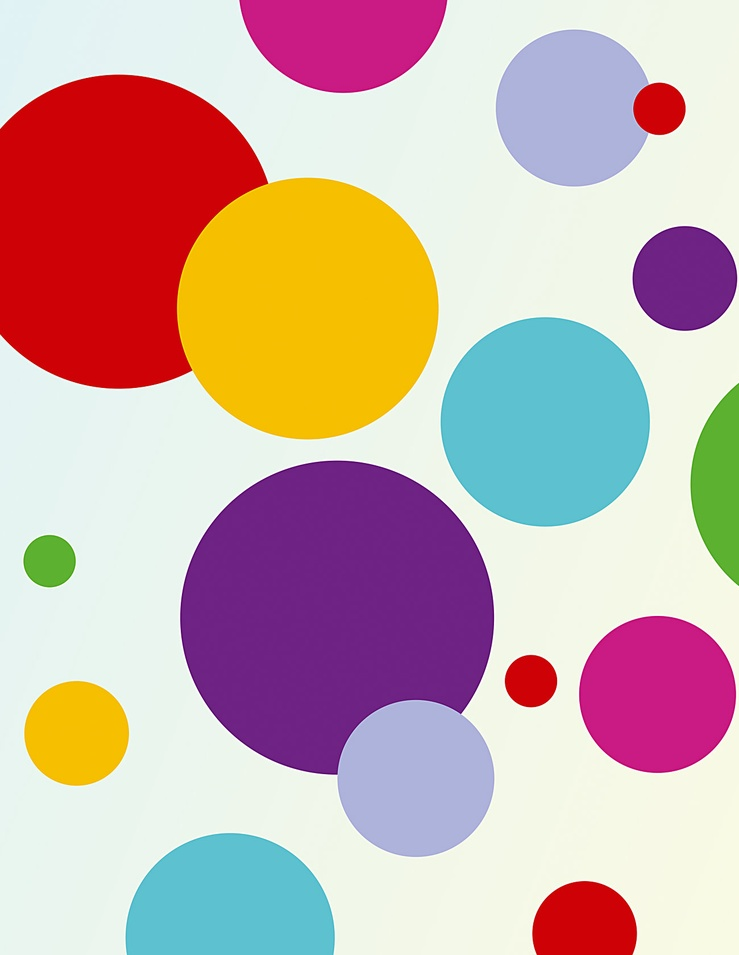
#> input picture images/01.jpg, 739 x 955 px, shrunk from 1300 x 1679 before the run
$ python -i hough_transform.py   (imports and definitions only)
#> lines starting #> are read from the running program, lines starting #| are printed output that depends on the picture; after the words box and inside, x2 and y2 are one past the last pixel; in counts of white or black regions, pixels touching at a corner belong together
### helper.py
import os


def file_output_path(path, sub_folder):
    directory = os.path.dirname(path)
    basename = os.path.basename(path)
    folder_path = f"{directory}/output/{sub_folder}"

    os.makedirs(folder_path, exist_ok=True)

    return f"{folder_path}/{basename}"

### hough_transform.py
import cv2
import numpy as np

from helper import file_output_path


def circles_detect(path: str):
#> called with path = 'images/01.jpg'
    image = cv2.imread(path)
#> image is the input picture: shape (955, 739, 3); mean B, G, R 169.5, 173.1, 202.4

    # Преобразование в оттенки серого
    gray = cv2.cvtColor(image, cv2.COLOR_BGR2GRAY)
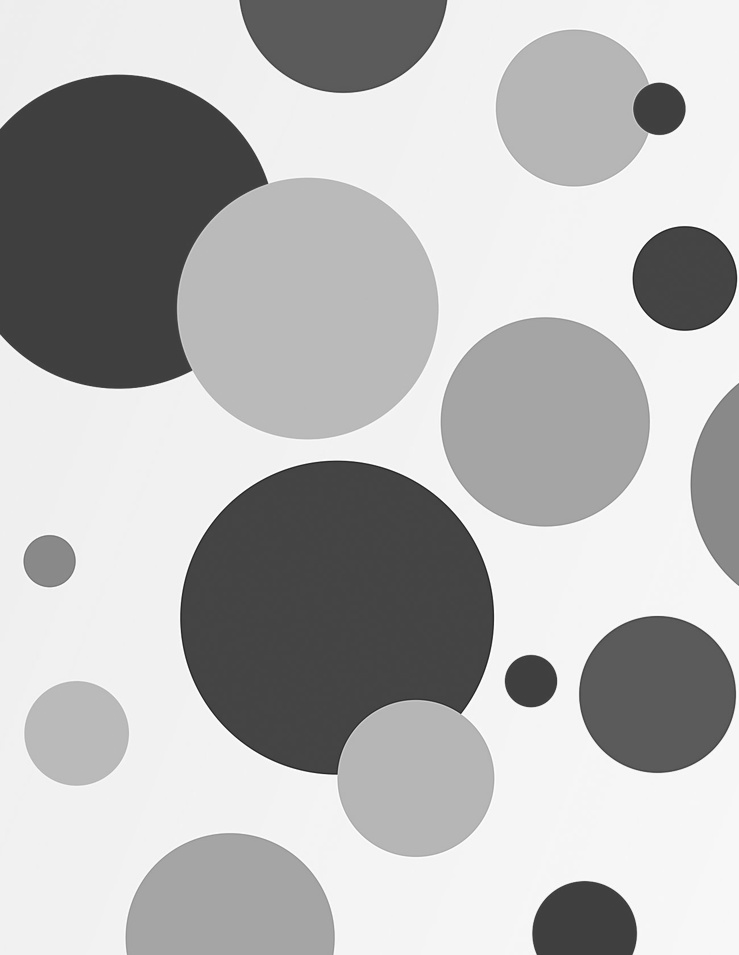
#> gray: shape (955, 739); min 28, max 255, mean 181.5

    # Применяем размытие, чтобы уменьшить шум
    gray = cv2.medianBlur(gray, 5)

    # Применяем преобразование Хафа для окружностей
    circles = cv2.HoughCircles(
        image=gray,
        method=cv2.HOUGH_GRADIENT,
        dp=1,
        minDist=120,
        param1=50,
        param2=30,
        minRadius=0,
        maxRadius=0
    )
#> circles = 13 rows, first 8: [307.5, 308.5, 131.2], [336.5, 616.5, 157.3], [118.5, 231.5, 157], [415.5, 778.5, 78.4], [657.5, 693.5, 78.2], [229.5, 937.5, 105.1], [545.5, 420.5, 103.8], [574.5, 107.5, 79]

    if circles is not None:
        circles = np.uint16(np.around(circles))
#> circles = 13 rows, first 8: [308, 308, 131], [336, 616, 157], [118, 232, 157], [416, 778, 78], [658, 694, 78], [230, 938, 105], [546, 420, 104], [574, 108, 79]
        for i in circles[0, :]:
            cv2.circle(image, (i[0], i[1]), i[2], (0, 255, 0), 2)
            cv2.circle(image, (i[0], i[1]), 2, (0, 0, 255), 3)
#> this loop made 13 passes
#> i on passes 1 to 12: [308, 308, 131], [336, 616, 157], [118, 232, 157], [416, 778, 78], [658, 694, 78], [230, 938, 105], [546, 420, 104], [574, 108, 79], [76, 734, 52], [684, 278, 52], [584, 932, 52], [530, 680, 26]
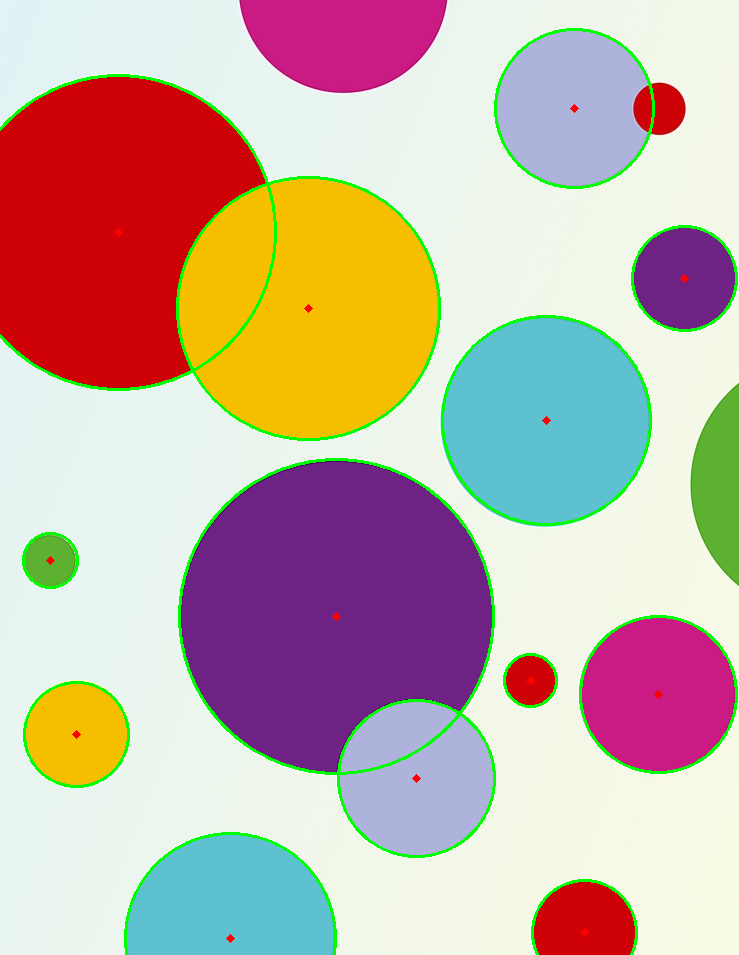
#> image: shape (955, 739, 3); 2.71% of pixels changed, all inside (x1, y1, x2, y2) = (0, 28, 738, 955)

    output_path = file_output_path(path, "hough")
    cv2.imwrite(output_path, image)

>>> result = circles_detect('images/01.jpg')
